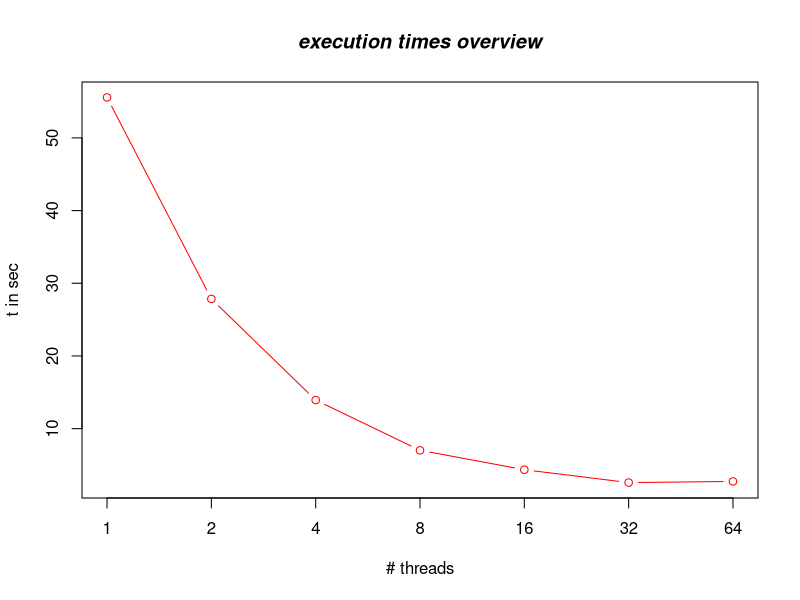
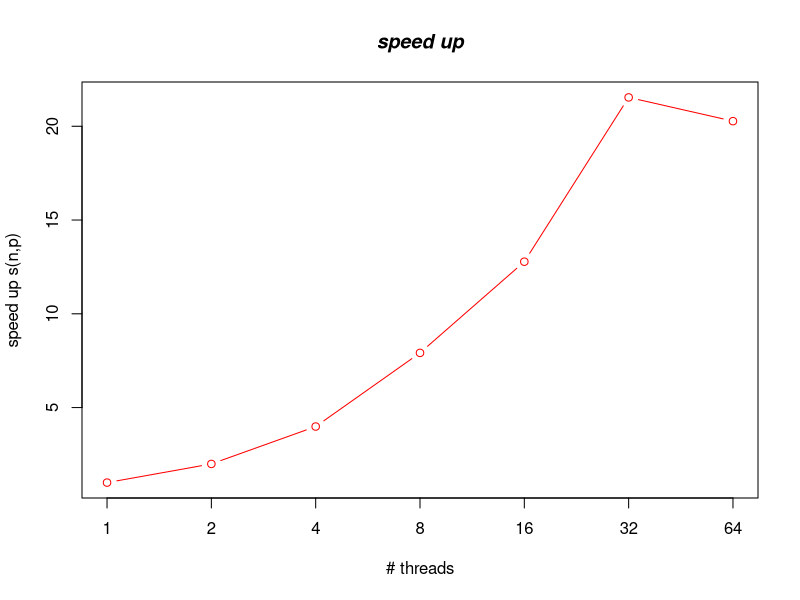

Write R code to recreate these figures, in order.
# loop times 
executionTimeInSeconds <- c(55.570761,27.850214,13.930710,7.019160, 4.348725,2.580024, 2.741145 )
round(executionTimeInSeconds,digits=3)
numberOfThreads <-c()

for(i in 0:6) numberOfThreads[i+1]= 2^(i)

# version 1
# 
# plot(x=numberOfThreads,y=executionTimeInSeconds,xlab="# threads",
#      ylab="t in sec",type="o",col="red")
# 
# # Create a title with a red, bold/italic font
# title(main="execution times different # threads", font.main=4)


#version 2

plot(executionTimeInSeconds, ylab="t in sec",type="b",col="red",xlab="# threads",xaxt = "n")

axis(1,at=1:7, lab=numberOfThreads)
title(main="execution times overview", font.main=4)


#calculate speedup 
tn <- executionTimeInSeconds[1]
speedUp <-tn/executionTimeInSeconds

plot(speedUp, ylab="speed up s(n,p)",type="b",col="red",xlab="# threads",xaxt = "n")

axis(1,at=1:7, lab=numberOfThreads)
title(main="speed up", font.main=4)